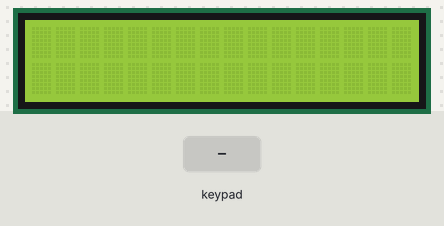
The sketch below on a simulated Arduino Uno, built with avr-gcc and run on an emulated ATmega328P. Shown: 16×2 character LCD. The test bench sets the inputs (shaded band).

Above: at 1.2 s.
1.3 s: keypad keys 3 2 1 0 # pressed 0.4 s apart
At 3.2 s:
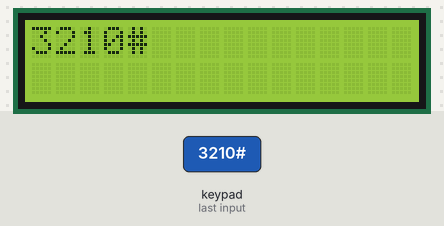
4.8 s: key '*' pressed
At 5.9 s:
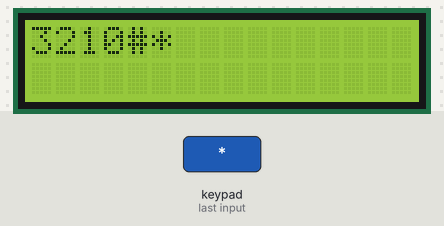
6.3 s: key '#' pressed
At 7.0 s:
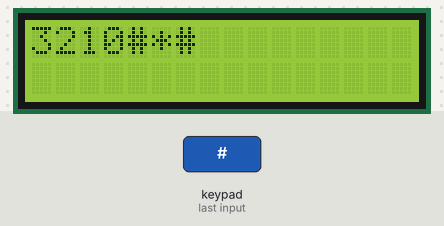
7.8 s: keypad keys 3 2 1 0 * pressed 0.4 s apart
At 10.6 s:
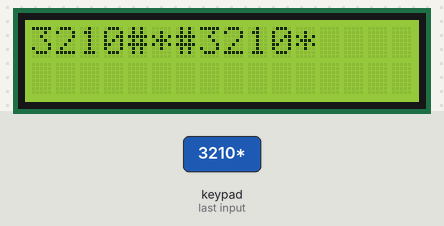
11.3 s: keypad keys 4 5 6 # pressed 0.4 s apart
At 12.9 s:
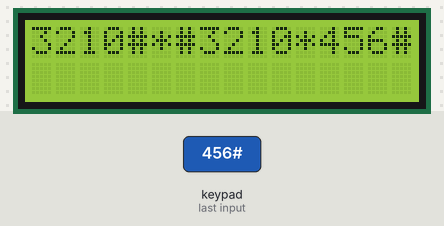
Timing chart, 0 to 14.4 s (numbered marks = the images above; inputs shaded):
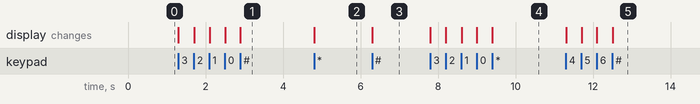

Measured:
- after the input at 1.3 s, the display: first changes at once (image 1 shows a later state)
- after the input at 4.8 s, the display: changes at once (image 2)
- after the input at 6.3 s, the display: changes at once (image 3)
- after the input at 7.8 s, the display: first changes at once (image 4 shows a later state)
- after the input at 11.3 s, the display: first changes at once (image 5 shows a later state)

The sketch:

Pembaca_Keypad.ino
```cpp
// Proyek #34 : Membaca Keypad
// Annisa Elfia Rosa
// 1903332060
// Telekomunikasi 3C

#include <Keypad.h>
#include <LiquidCrystal.h>
LiquidCrystal lcd(12,11,10,9,8,7);
const byte JmlBaris = 4;
const byte JmlKolom = 3;
char keys [JmlBaris][JmlKolom] = {
  {'1','2','3'},
  {'4','5','6'},
  {'7','8','9'},
  {'*','0','#'}
  };
    byte PinBaris[JmlBaris] = {3,2,1,0};
  byte PinKolom[JmlKolom] = {4,5,6};
  int count=0;
  Keypad keypad = Keypad(makeKeymap(keys),PinBaris,PinKolom,JmlBaris,JmlKolom);
  void setup() {
    lcd.begin(16,2);
  }
  void loop() {
    char key = keypad.getKey();
    if (key != NO_KEY)
    {
      lcd.print(key);
      count++;
    }
  }
```
